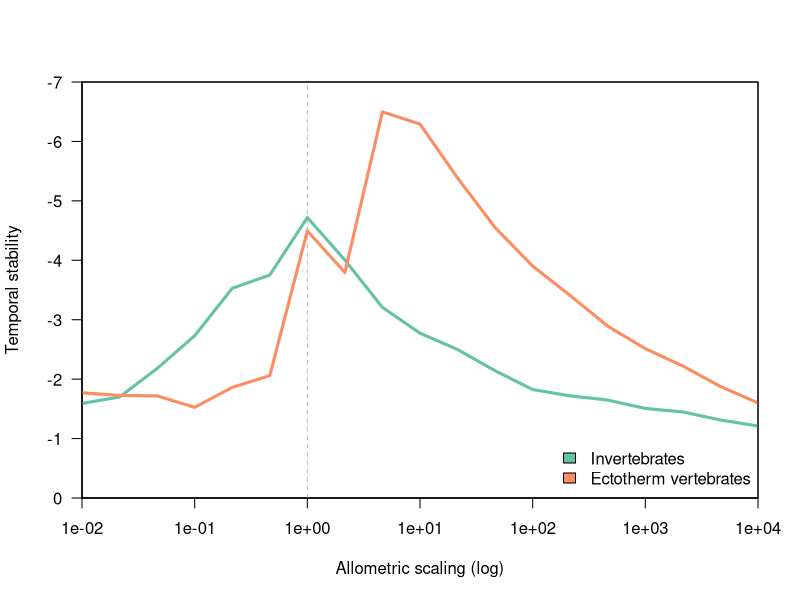

R code for this plot:
d <- read.table("./figures/sm2.dat", h=T)
d <- subset(d, stability > -10)
d <- aggregate(d, by=list(vert=d$vertebrates, d$Z), mean)

d$vert <- as.vector(d$vert)

library(RColorBrewer)

pdf("figures/vertebrate.pdf", height=5)

palette(brewer.pal(3, "Set2"))

plot(0, pch=NA, xlim=range(d$Z), ylim=c(0, -7),
      xlab = "Allometric scaling (log)", ylab = "Temporal stability",
      las = 1, log='x', xaxs='i', yaxs='i')

abline(v=1, col='grey', lty=2)

i <- 1
for(v in unique(d$vert)) {
  x <- subset(d, vert == v)
  lines(stability~Z, x, col = i, type='l', pch=19, lwd=3)
  i <- i + 1
}

legend("bottomright", fill=c(1:3),
      legend=c("Invertebrates", "Ectotherm vertebrates"),
      bty='n')

box()

dev.off()
